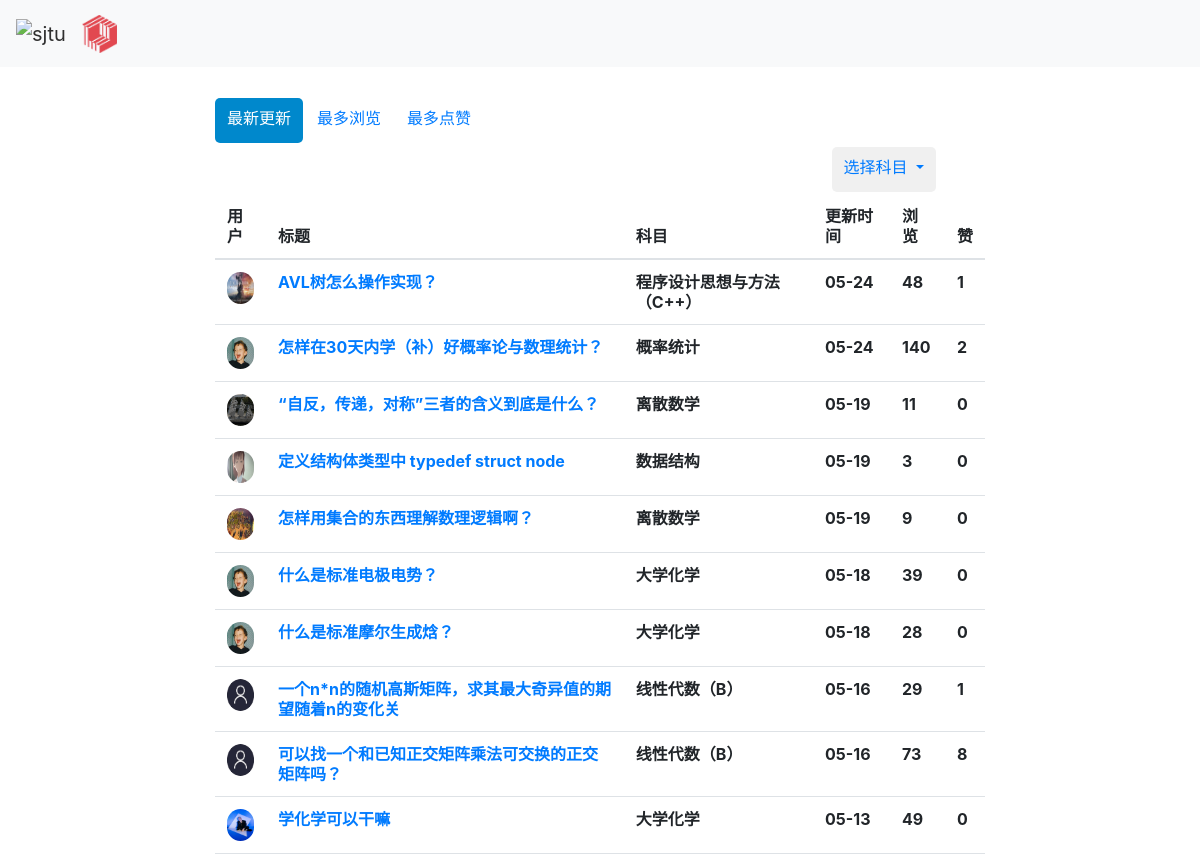
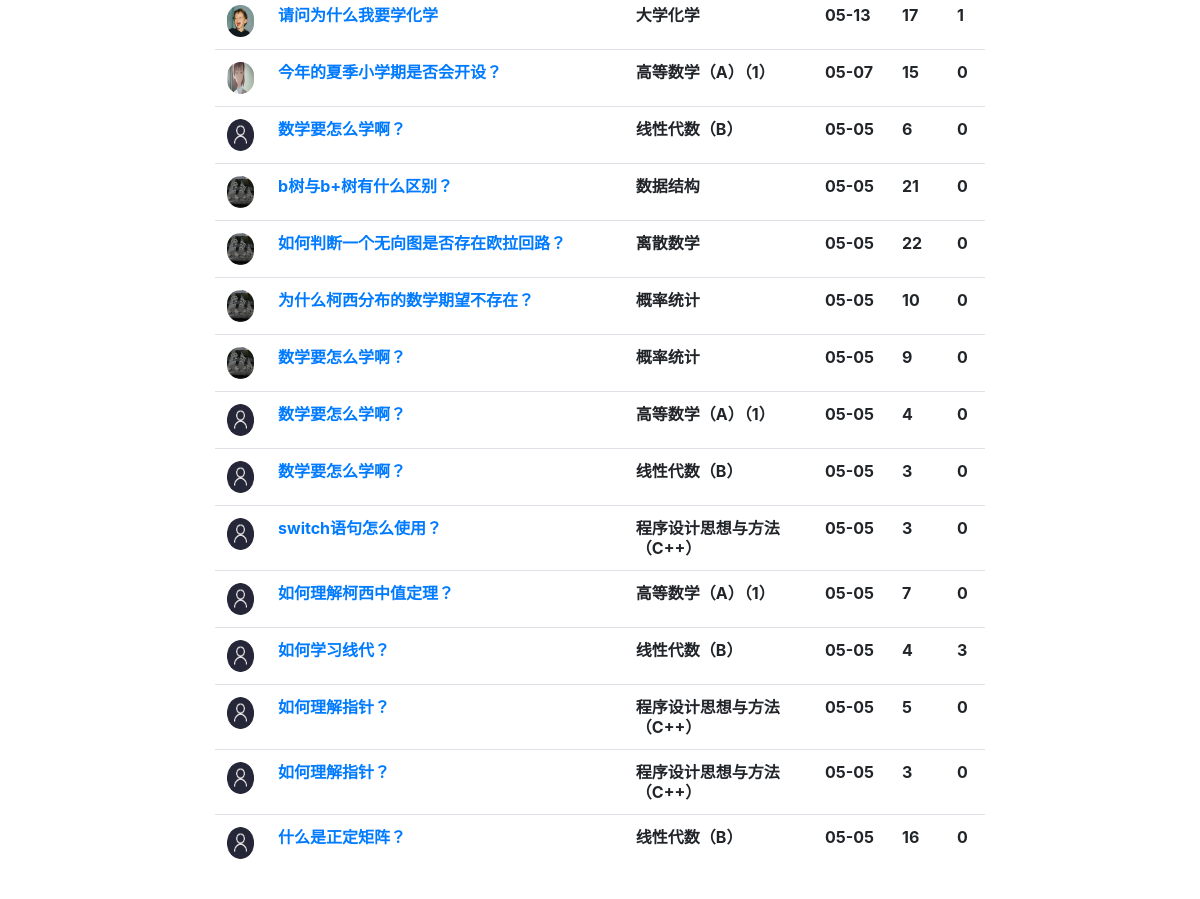
The page /qas_system/all_question/ on the database as committed earlier (2 pictures, top to bottom).
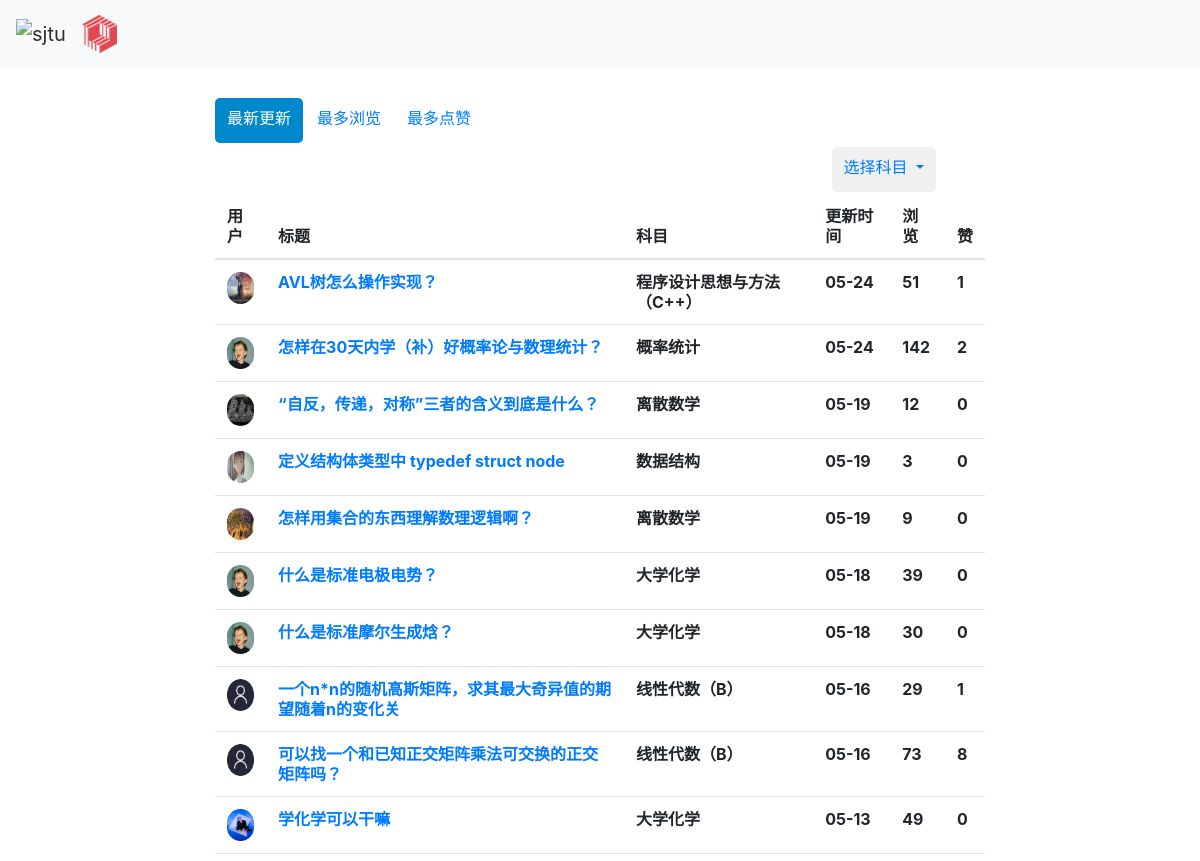
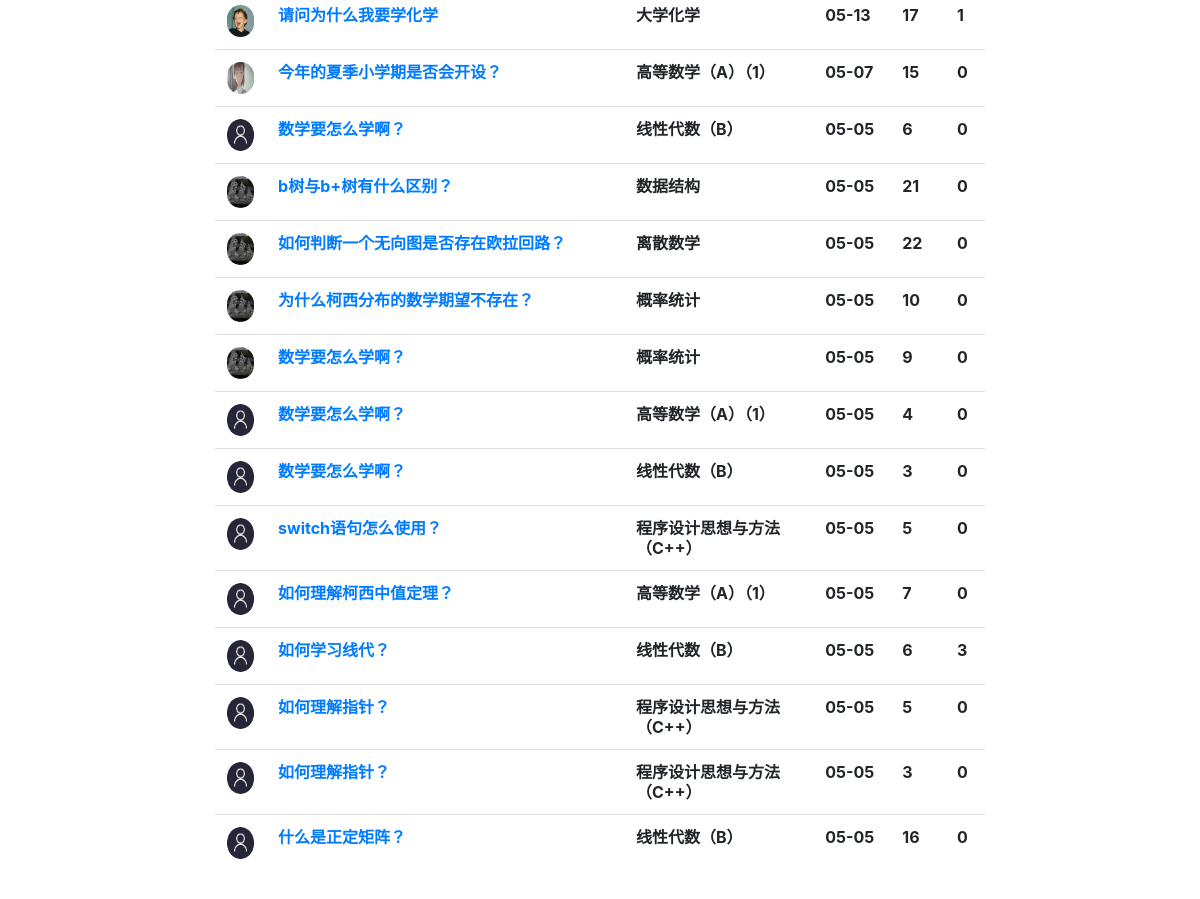
The same page on the database as committed later (2 pictures, top to bottom).
### qas_system/models.py (models this page shows, shortened)
class Question(models.Model):
    question_title = models.CharField(verbose_name='标题', max_length=30, blank=False)
    question_text = RichTextField(verbose_name='具体描述')
    question_subject = models.ForeignKey('Subject', verbose_name='科目', on_delete=models.CASCADE)
    pub_date = models.DateTimeField(auto_now=True, verbose_name='提问日期')
    page_views = models.PositiveIntegerField(default=0, verbose_name='浏览量')
    questioner = models.ForeignKey('User', verbose_name='提问者', on_delete=models.CASCADE)
    good_num = models.IntegerField(default=0, verbose_name='点赞量')

class User(models.Model):
    user_name = models.CharField(verbose_name='用户名', max_length=30, blank=False, unique=True)
    password = models.CharField(verbose_name='密码', max_length=30, blank=False)
    avatar = models.ImageField(upload_to='avatar/', verbose_name='头像', blank=True, null=True)
    email = models.EmailField(default='', verbose_name='邮箱', blank=True, null=True)
    bio = models.TextField(max_length=500, default='', verbose_name='个人简介', blank=True, null=True)
    college = models.CharField(max_length=30, default='', verbose_name='学院', blank=True, null=True)
    major = models.CharField(max_length=20, default='', verbose_name='专业', blank=True, null=True)
    grade = models.CharField(max_length=20, default='', verbose_name='年级', blank=True, null=True)
    sex = models.CharField(max_length=2, default='', verbose_name='性别', blank=True, null=True)
    collect_question = models.ManyToManyField('Question')

class Subject(models.Model):
    name = models.CharField(max_length=30, unique=True, verbose_name='科目名称')
    def __str__(self):
        return self.name

### qas_system/views.py (the view)
# urls.py: path('all_question/', views.all_question),  # 浏览所有问题 按照时间顺序排列
def all_question(request):
    all_question_list = Question.objects.all().order_by('-pub_date')
    all_subject = Subject.objects.all()
    try:
        user = models.User.objects.get(id=request.session['user_id'])
    except KeyError:
        user = None
    return render(request, 'all_question.html', {'all_question_list': all_question_list, 'all_subject': all_subject,
                                                 'user':user})

### templates/all_question.html (shortened to what this page needs)
{% extends 'base.html' %}
{% load static %}
{% block link_before %}
    <link href="{% static 'bootstrap-combined.min.css' %}" rel="stylesheet">
{% endblock %}
{% block link_after %}
    <link href="{% static 'layoutit.css'%}" rel="stylesheet">
{% endblock %}
{% block content %}
<div class="container-fluid">
<div class="row-fluid">
<div class="span2"></div>
<div class="span8">
<ul class="nav nav-pills">
{% if sequencing == 1 %}
  <li role="presentation"><a href="/qas_system/all_question/2/" style="height: 45px; line-height: 25px">最新更新</a></li>
  <li role="presentation"><a href="/qas_system/all_question/0/" style="height: 45px; line-height: 25px">最多浏览</a></li>
  <li role="presentation" class="active"><a href="/qas_system/all_question/1/" style="height: 45px; line-height: 25px">最多点赞</a></li>
{% else %}
  <li role="presentation" class="active"><a href="/qas_system/all_question/2/" style="height: 45px; line-height: 25px">最新更新</a></li>
  <li role="presentation"><a href="/qas_system/all_question/0/" style="height: 45px; line-height: 25px">最多浏览</a></li>
  <li role="presentation"><a href="/qas_system/all_question/1/" style="height: 45px; line-height: 25px">最多点赞</a></li>
{% endif %}
  <a></a>
  <li role="presentation" class="dropdown">
    <a class="dropdown-toggle" data-toggle="dropdown" href="#" role="button" aria-haspopup="true" aria-expanded="false" style="height: 45px; line-height: 25px; background-color: rgba(240,240,240)">
      选择科目
    </a>
</ul>
<table class="table">
	<thead>
		<tr>
            <th>用户</th>
			<th>标题</th>
			<th>科目</th>
			<th>更新时间</th>
            <th>浏览</th>
            <th>赞</th>
		</tr>
	</thead>
	<tbody>
     {% if all_question_list %}
     {% for question in all_question_list %}
     <tr>
        <th>{% csrf_token %}
            {% if question.questioner.avatar %}
                <img src="{{ question.questioner.avatar.url }}" class="img-circle" style="width: 32px; height: 32px"/>
            {% else %}
                <img class="img-circle" style="width: 32px; height: 32px">
            {% endif %}
            <br> </th>
        <th> <a href="/qas_system/question/{{ question.id }}/">{{ question.question_title }}<br></a> </th>
        <th>{{ question.question_subject }} <br> </th>
        <th>{{ question.pub_date.date|date:'m-d' }}<br> </th>
        <th>{{ question.page_views }} <br> </th>
        <th>{{ question.good_num }}<br> </th>
     </tr>
                {% endfor %}
      {% endif %}
	</tbody>
</table>
</div>
<div class="span2"></div>
</div>
</div>
{% endblock %}

### templates/base.html (shortened to what this page needs)
<!DOCTYPE html>
<html lang="en">
<head>
    {% load static %}
    {% block link_before %}{% endblock %}
    <link rel="stylesheet" href="{% static 'bootstrap-4.1.3-dist/css/bootstrap.min.css' %}">
    <link rel="stylesheet" href="{% static 'bootstrap-4.4.1/css/bootstrap.min.css' %}">
    <link rel="stylesheet" href="{% static 'mycss/header.css' %}">
    <link rel="stylesheet" href="{% static 'mycss/search_bar.css' %}">
    <link rel="stylesheet" href="https://cdnjs.cloudflare.com/ajax/libs/normalize/5.0.0/normalize.min.css">
    {% block link_after %}{% endblock %}
</head>
<body>
    {% include 'header.html' %}
    <div>&nbsp;</div>
    <div>&nbsp;</div>
    <div>&nbsp;</div>
    <div>&nbsp;</div>
    {% block content %}{% endblock %}
</body>
</html>

### templates/header.html (shortened to what this page needs)
{% load static %}
<nav class="navbar navbar-expand-lg navbar-light bg-light header">
  <a class="navbar-brand" href="/qas_system/">
      <img src="http://vi.sjtu.edu.cn/uploads/files/caf2f5045c47308250fab3812dfe2003-6896b91594f238b24e67696224948251.png" alt="sjtu">
      <img alt="qas logo" style="width: 35px; height:38px">
      <a>&nbsp;&nbsp;&nbsp;</a>
  </a>
</nav>

### static/mycss/header.css (style rules this page uses)
.navbar a img { width: 50px; height: 50px; }
.header { width:100%; height: 67px; position:fixed; top:0px; left:0px; z-index: 100; opacity: 90%; }

### static/layoutit.css (style rules this page uses)
body { padding-top:0px; padding-bottom: 40px; margin-left:0px; -webkit-transition: margin 500ms ease; -moz-transition: margin 500ms ease; -ms-transition: margin 500ms ease; -o-transition: margin 500ms ease; transition: margin 500ms ease; }

Rows that differ between the two databases and show on the page:
changed Question "AVL树怎么操作实现？": page_views "48" → "51"
changed Question "怎样在30天内学（补）好概率论与数理统计？": page_views "140" → "142"
changed Question "“自反，传递，对称”三者的含义到底是什么？": page_views "11" → "12"
changed Question "什么是标准摩尔生成焓？": page_views "28" → "30"
changed Question "switch语句怎么使用？": page_views "3" → "5"
changed Question "如何学习线代？": page_views "4" → "6"
